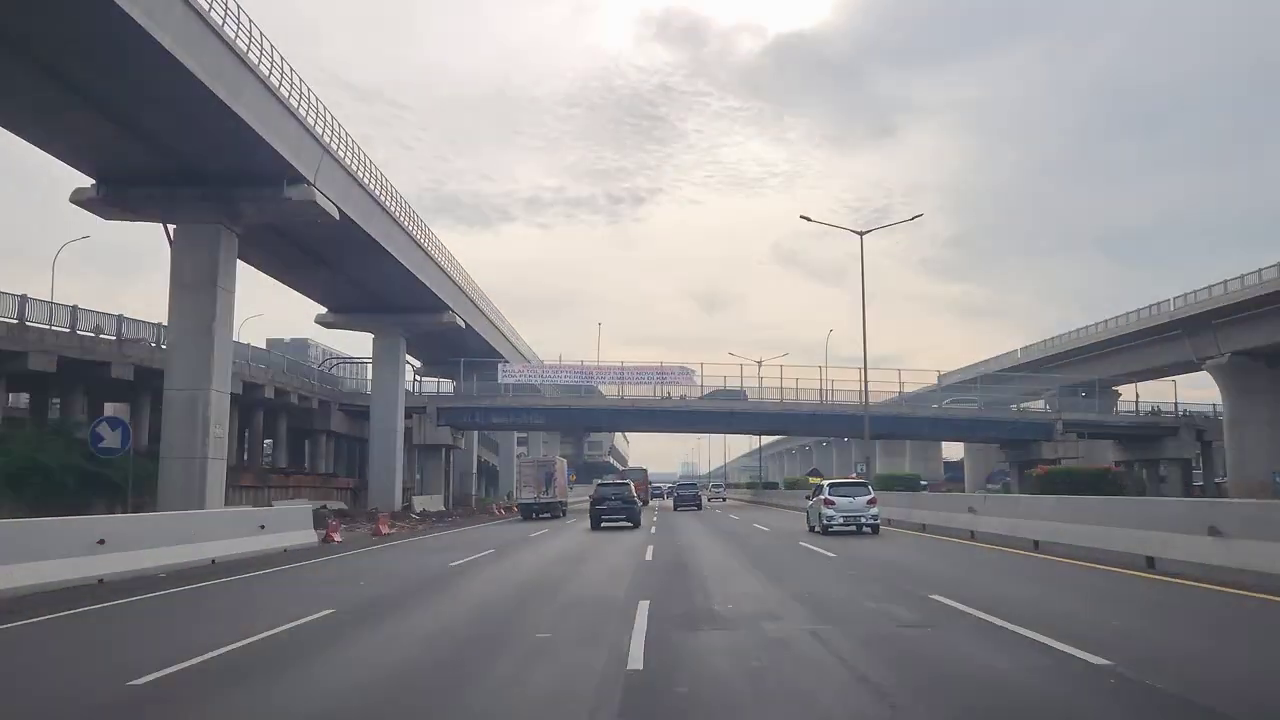
#> input picture images/input6.png, 1280 x 720 px; the run also reads 1 picture not shown here
$ jupyter execute --allow-errors lane_reconstruction.ipynb   (older library calls are emulated)
#> lines starting #> are read from the running program, lines starting #| are printed output that depends on the picture; after the words box and inside, x2 and y2 are one past the last pixel; in counts of white or black regions, pixels touching at a corner belong together
### sort/lane_tracking.py
import os
import numpy as np
import matplotlib
matplotlib.use('TkAgg')
import matplotlib.pyplot as plt
import matplotlib.patches as patches
from skimage import io

import glob
import time
import argparse
from filterpy.kalman import KalmanFilter

np.random.seed(0)

class SortLane(object):
  def __init__(self, max_age=1, min_hits=3, iou_threshold=60):
    """
    Sets key parameters for SORT
    """
    self.max_age = max_age
    self.min_hits = min_hits
    self.iou_threshold = iou_threshold
    self.trackers = []
    self.frame_count = 0

  # [48 lines left out: function update, not called in this run]

class KalmanLaneTracker(object):
  """
  This class represents the internal state of individual tracked objects observed as bbox.
  """
  count = 0
  # [164 lines left out: functions __init__, update, predict, get_state, linear_assignment, associate_detections_to_trackers and 3 more, not called in this run]

### lane_reconstruction.ipynb
[cell 1]
import cv2
import numpy as np
import matplotlib.pyplot as plt
from ipm.utils import ipm_transform, Info

[cell 2]
import cv2
import numpy as np
import math

PI = 3.1415926

frameWidth = 640
frameHeight = 480

def update_perspective(source):
    alpha = (cv2.getTrackbarPos("Alpha", "Result") - 90) * PI / 180
    beta = (cv2.getTrackbarPos("Beta", "Result") - 90) * PI / 180
    gamma = (cv2.getTrackbarPos("Gamma", "Result") - 90) * PI / 180
    focalLength = cv2.getTrackbarPos("f", "Result")
    dist = cv2.getTrackbarPos("Distance", "Result")

    image_size = (frameWidth, frameHeight)
    w, h = image_size

    A1 = np.array([[1, 0, -w / 2],
                [0, 1, -h / 2],
                [0, 0, 0],
                [0, 0, 1]], dtype=np.float32)

    RX = np.array([[1, 0, 0, 0],
                [0, math.cos(alpha), -math.sin(alpha), 0],
                [0, math.sin(alpha), math.cos(alpha), 0],
                [0, 0, 0, 1]], dtype=np.float32)

    RY = np.array([[math.cos(beta), 0, -math.sin(beta), 0],
                [0, 1, 0, 0],
                [math.sin(beta), 0, math.cos(beta), 0],
                [0, 0, 0, 1]], dtype=np.float32)

    RZ = np.array([[math.cos(gamma), -math.sin(gamma), 0, 0],
                [math.sin(gamma), math.cos(gamma), 0, 0],
                [0, 0, 1, 0],
                [0, 0, 0, 1]], dtype=np.float32)

    R = np.dot(np.dot(RX, RY), RZ)

    T = np.array([[1, 0, 0, 0],
                [0, 1, 0, 0],
                [0, 0, 1, dist],
                [0, 0, 0, 1]], dtype=np.float32)

    K = np.array([[focalLength, 0, w / 2, 0],
                [0, focalLength, h / 2, 0],
                [0, 0, 1, 0]], dtype=np.float32)

    transformationMat = np.dot(np.dot(np.dot(K, T), R), A1)

    destination = cv2.warpPerspective(source, transformationMat, image_size, flags=cv2.INTER_CUBIC + cv2.WARP_INVERSE_MAP)

    return destination

cv_image = cv2.imread('images/input6.png')
#> cv_image is the input picture: shape (720, 1280, 3); mean B, G, R 142.1, 138.6, 139.7
transformed_image = update_perspective(cv_image)
#> in update_perspective, `destination = cv2.warpPerspective(source, transformationMat, image_siz..`:
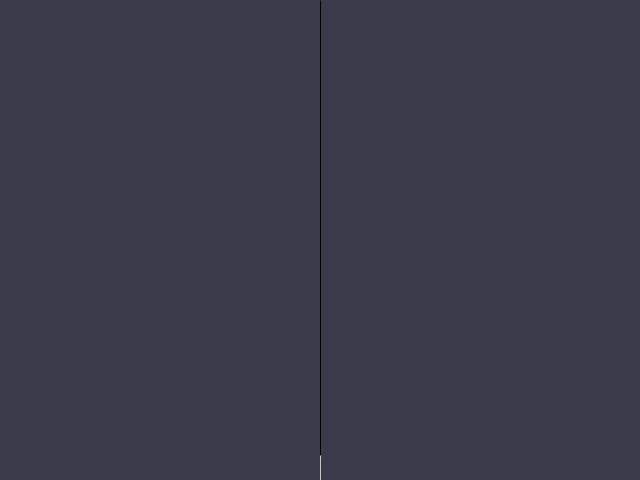
#> destination: shape (480, 640, 3); mean B, G, R 74.9, 58.9, 56.9
plt.imshow(np.asarray(transformed_image, dtype=int))

[cell 3]
import numpy as np
import cv2
import matplotlib.pyplot as plt

def birdseye_transform(camera_image, inverse=False):
    # [61 lines of commented-out code are left out]

    OUT_H_FACTOR = 8
    IMAGE_H = 223
    IMAGE_W = 1280

    # src = np.float32([[0, IMAGE_H], [1207, IMAGE_H], [0, 0], [IMAGE_W, 0]])
    # dst = np.float32([[569, IMAGE_H], [711, IMAGE_H], [0, 0], [IMAGE_W, 0]])
    src = np.float32([[0, 625], [1280, 625], [0, 0], [1280, 0]])
    dst = np.float32([[620, 625], [1280-620, 625], [0, 0], [1280, 0]])

    # src = np.float32([[0, IMAGE_H], [IMAGE_W, IMAGE_H], [848, 189], [927, 189]])
    # dst = np.float32([[500, IMAGE_H * OUT_H_FACTOR], [IMAGE_W - 500, IMAGE_H * OUT_H_FACTOR], [500, 0], [IMAGE_W - 500, 0]])

    M = cv2.getPerspectiveTransform(src, dst) # The transformation matrix
    Minv = cv2.getPerspectiveTransform(dst, src) # Inverse transformation

    img = camera_image[500:, :] # Apply np slicing for ROI crop
    warped_img = cv2.warpPerspective(img, M if not inverse else Minv, (1280, 625)) # Image warping
    return warped_img
    # # return cv2.cvtColor(warped_img, cv2.COLOR_BGR2RGB)
    # plt.imshow() # Show results
    # plt.show()

    # focal_length = 720 # Focal length in pixels
    # principal_point = (640, 360) # Principal point in pixels (x, y)
    # intrinsics = [[focal_length, 0., principal_point[0]],
    #               [0, focal_length, principal_point[1]],
    #               [0, 0, 1]]
    # intrinsics_matrix = np.array(intrinsics, dtype='float32')
    # #In the intrinsics we have parameters such as focal length and the principal point

    # extrinsics = np.array([[1, 0, 0, 0],
    #               [0, 1, 0, 1.5],
    #               [0, 0, 1, 0]])
    # #The extrinsic matrix stores the position of the camera in global space
    # #The 1st 3 columns represents the rotation matrix and the last is a translation vector
    # extrinsics = extrinsics[:, [0, 1, 3]]
    # extrinsics_matrix = np.array(extrinsics, dtype='float32')
    # extrinsics_matrix = intrinsics_matrix

    # #We removed the 3rd column of the extrinsics because it represents the z coordinate (0)
    # projection_matrix = np.matmul(intrinsics_matrix, extrinsics_matrix)

    # # Compute the new coordinates of our points - cv2.perspectiveTransform expects shape 3
    # # list_points_to_detect = np.array([[point_x_y]], dtype=np.float32)
    # # transformed_points = cv2.perspectiveTransform(list_points_to_detect, projection_matrix)
    # transformed_points = cv2.perspectiveTransform(camera_image, projection_matrix)

    # # Dummy intrinsic parameters
    # focal_length = 1000.0 # Focal length in pixels
    # principal_point = (320, 240) # Principal point in pixels (x, y)
    # # Dummy extrinsic parameters
    # rotation_matrix = np.array([[1, 0, 0], [0, 1, 0], [0, 0, 1]]) # Identity matrix
    # translation_vector = np.array([0, 0, 5]) # Translation in world units (x, y, z)
    # # Create camera matrix from intrinsic parameters
    # camera_matrix = np.array([[focal_length, 0, principal_point[0]],
    # [0, focal_length, principal_point[1]],
    # [0, 0, 1]])
    # # Create the extrinsic matrix from rotation and translation
    # extrinsic_matrix = np.hstack((rotation_matrix, translation_vector.reshape(3, 1)))
    # # Compute homography matrix using camera matrix and extrinsic matrix
    # homography_matrix = np.matmul(camera_matrix, extrinsic_matrix)
    # homography_matrix = homography_matrix[:, [0, 1, 2]]
    # print(homography_matrix)

    # # Step 2: Define the ROI in the camera image (four corners)
    # x1, y1, x2, y2, x3, y3, x4, y4 = 1280, 360, 0, 360, 0, 720, 1280, 720
    # roi_corners = np.array([[x1, y1], [x2, y2], [x3, y3], [x4, y4]], dtype=np.float32)

    # # Step 3: Compute the bird's-eye view transformation using the homography matrix
    # desired_width, desired_height = 1280, 720
    # birdseye_view = cv2.warpPerspective(camera_image[360:], homography_matrix, (desired_width, desired_height))
    # return birdseye_view


cv_image = cv2.imread('images/input6.png')
transformed_image = birdseye_transform(cv_image)[:, 510:1280-510]
#> in birdseye_transform, `img = camera_image[500:, :]`:
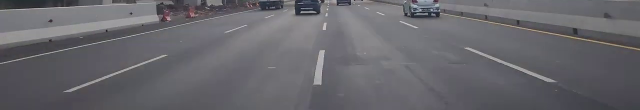
#> img: shape (220, 1280, 3) (shown at 1/2 size); mean B, G, R 107.6, 102.4, 103.2
#> in birdseye_transform, `warped_img = cv2.warpPerspective(img, M if not inverse else Minv, (128..`:
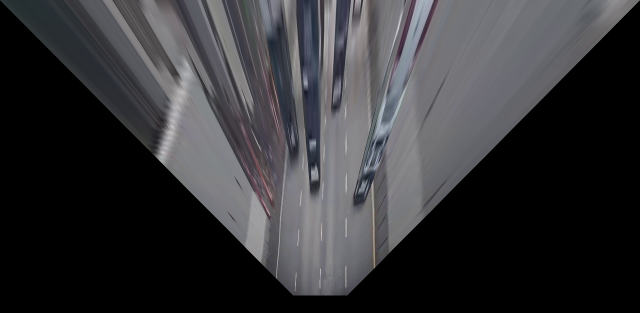
#> warped_img: shape (625, 1280, 3) (shown at 1/2 size); mean B, G, R 55.3, 52.6, 52.8
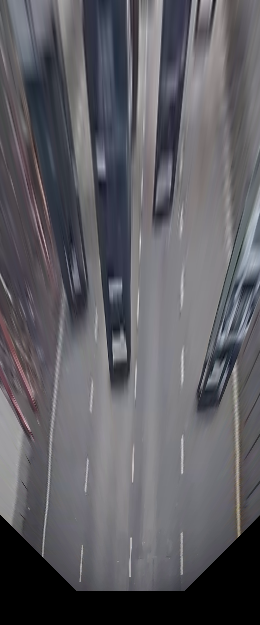
#> transformed_image: shape (625, 260, 3); mean B, G, R 98.8, 93.3, 94.3
plt.imshow(np.asarray(transformed_image, dtype=int))

[cell 4]
# [19 lines of commented-out code are left out]

[cell 5]
lower_yellow = np.array([20, 100, 100], dtype=np.uint8)
upper_yellow = np.array([30, 255, 255], dtype=np.uint8)

hsv_image = cv2.cvtColor(transformed_image, cv2.COLOR_BGR2HSV)
#> hsv_image: shape (625, 260, 3); mean H, S, V 107.6, 21.2, 99.7
gray_image = cv2.cvtColor(transformed_image, cv2.COLOR_BGR2GRAY)

mask_yellow = cv2.inRange(hsv_image, lower_yellow, upper_yellow)
#> mask_yellow: shape (625, 260); every value is 0
mask_white = cv2.inRange(gray_image, 150, 255)
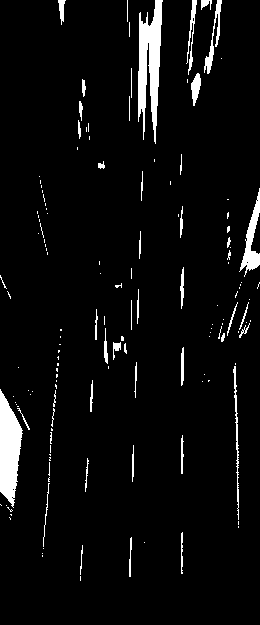
#> mask_white: shape (625, 260); 4.9% white; 145 white regions (99 under 20 px), largest, box (x1, y1, x2, y2) and area: (138, 0, 163, 144) 2028, (0, 389, 23, 508) 1763, (239, 188, 260, 277) 663
mask_yw = cv2.bitwise_or(mask_white, mask_white)

mask_yw_image = cv2.bitwise_and(gray_image, mask_yw)
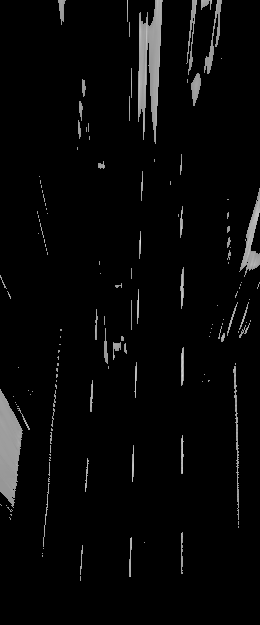
#> mask_yw_image: shape (625, 260); min 0, max 222, mean 7.9
plt.imshow(mask_yw_image, cmap='gray')

[cell 6]
kernel_size = 5
gauss_gray = cv2.GaussianBlur(mask_yw_image, (kernel_size, kernel_size), 0)
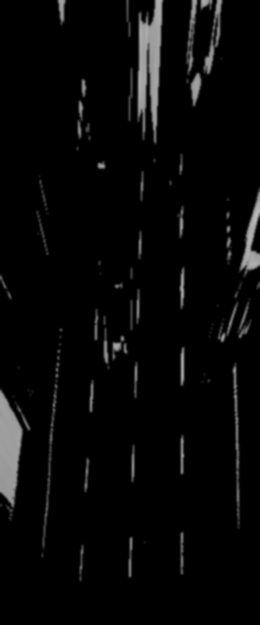
#> gauss_gray: shape (625, 260); min 0, max 189, mean 7.9

low_threshold = 50
high_threshold = 150
canny_edges = cv2.Canny(gauss_gray, low_threshold, high_threshold)
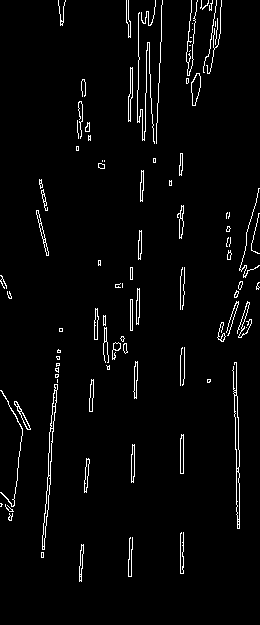
#> canny_edges: shape (625, 260); 3.1% white in thin lines or dots
plt.imshow(canny_edges, cmap='gray')

[cell 7]
#used below
def get_slope(x1,y1,x2,y2):
    return (y2-y1)/(x2-x1)

#thick red lines
# [96 lines left out: function draw_lines, not called in this run]

def weighted_img(img, initial_img, α=0.8, β=1., λ=0.):
    """
    `img` is the output of the hough_lines(), An image with lines drawn on it.
    Should be a blank image (all black) with lines drawn on it.

    `initial_img` should be the image before any processing.

    The result image is computed as follows:

    initial_img * α + img * β + λ
    NOTE: initial_img and img must be the same shape!
    """
    return cv2.addWeighted(initial_img, α, img, β, λ)

def draw_lines_raw(img, lines):
    for line in lines:
        for x1, y1, x2, y2 in line:
            slope = get_slope(x1,y1,x2,y2)
            if np.rad2deg(np.arctan(abs(slope))) < 80 or np.rad2deg(np.arctan(abs(slope))) > 110:
                continue
            cv2.line(img, (x1, y1), (x2, y2), (255, 0, 0), 10)

def hough_lines(img, rho, theta, threshold, min_line_len, max_line_gap):
    """
    `img` should be the output of a Canny transform.

    Returns an image with hough lines drawn.
    """
    lines = cv2.HoughLinesP(img, rho, theta, threshold, np.array([]), minLineLength=min_line_len, maxLineGap=max_line_gap)

    # print(lines)
    line_img = np.zeros((img.shape[0], img.shape[1], 3), dtype=np.uint8)
    # draw_lines(line_img, lines)
    draw_lines_raw(line_img, lines)
    return line_img

#rho and theta are the distance and angular resolution of the grid in Hough space
#same values as quiz
rho = 4
theta = np.pi/180
#threshold is minimum number of intersections in a grid for candidate line to go to output
threshold = 225
min_line_len = 300
max_line_gap = 180
#my hough values started closer to the values in the quiz, but got bumped up considerably for the challenge video

first_frame = 1
hough_lines_img = hough_lines(canny_edges, rho, theta, threshold, min_line_len, max_line_gap)
#> in hough_lines, `lines = cv2.HoughLinesP(img, rho, theta, threshold, np.array([]), minL..`: lines = [[128, 576, 148, 11], [228, 216, 239, 528], [41, 557, 83, 79], [129, 576, 149, 25], [180, 385, 186, 52], [131, 576, 141, 17], [81, 581, 104, 160], [42, 557, 84, 79]]
#> the loop in draw_lines_raw, `for line in lines:` made 8 passes
#> after the loop in draw_lines_raw, `for line in lines:`:
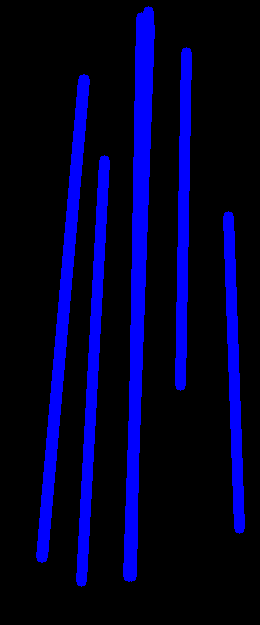
#> img: shape (625, 260, 3); mean of channels 0, 1, 2 41.2, 0, 0; drawn as B, G, R
result = weighted_img(hough_lines_img, transformed_image, α=0.8, β=1., λ=0.)
#> (the rest of the program and of its run is left out)
